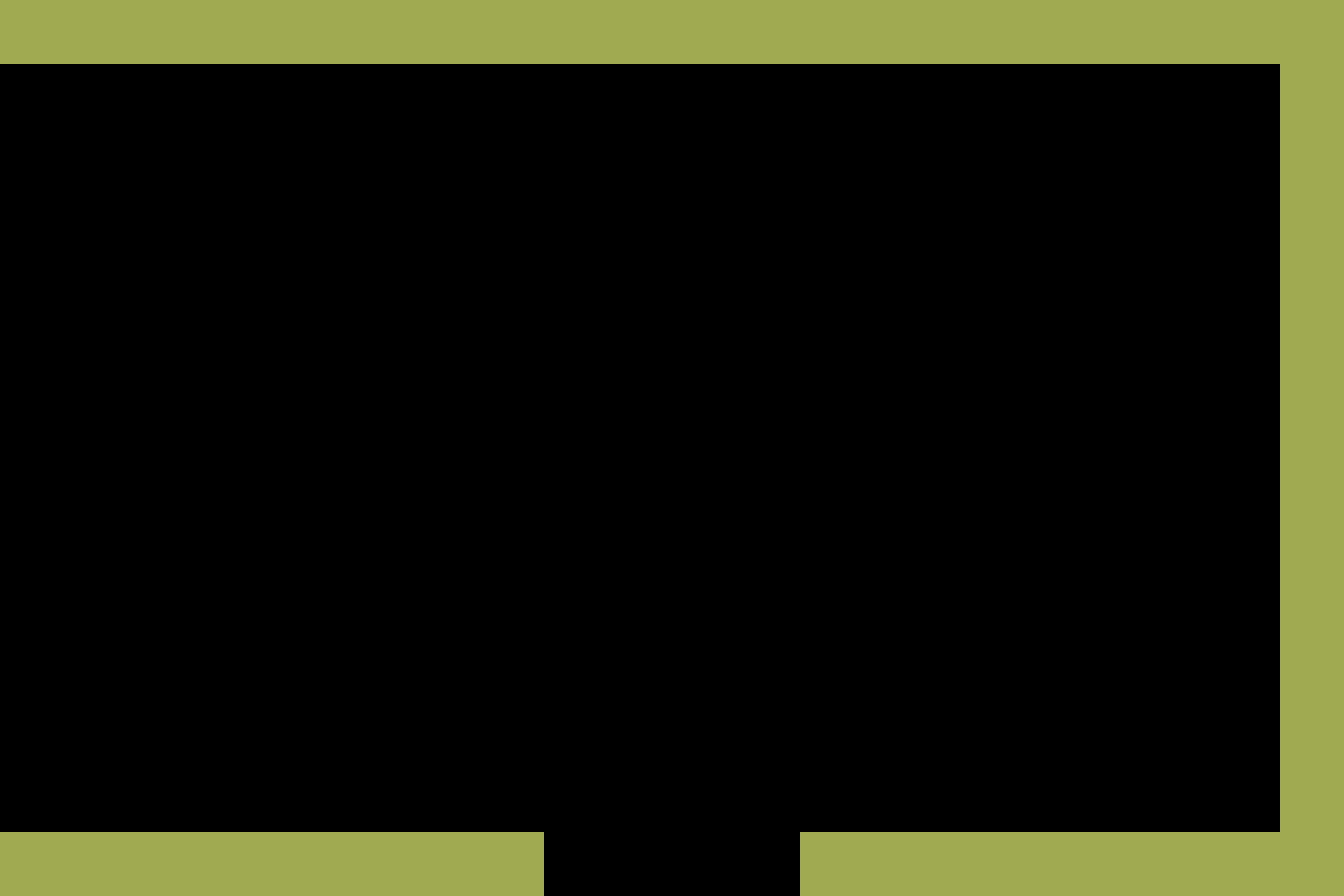

Below is a game level as drawn by its tile map, then a one-line description and the .tmx that defines it (tile-layer data replaced by summaries):
An orthogonal 42x28 tile map with 32x32 px tiles, 2 tile layers (Collision Tiles, NonCollision Tiles) and 4 objects (4x screenTransition).

<map version="1.0" orientation="orthogonal" width="42" height="28" tilewidth="32" tileheight="32">
 <tileset firstgid="1" name="tileset" tilewidth="32" tileheight="32">
  <image source="tileset.png" width="512" height="512" />
  <tile id="78">
   <properties>
    <property name="collision" value="true" />
   </properties>
  </tile>
 </tileset>
 <layer name="Collision Tiles" width="42" height="28">
  <data>[1176 cells, 200 non-empty, 1 distinct tile ids]</data>
 </layer>
 <layer name="NonCollision Tiles" width="42" height="28">
  <data>[1176 cells, 0 non-empty, 0 distinct tile ids]</data>
 </layer>
 <objectgroup name="Object Layer 1" width="42" height="28">
  <object name="S" type="screenTransition" x="512" y="898" width="322" height="86" />
  <object name="N" type="screenTransition" x="512" y="-95" width="322" height="86" />
  <object name="E" type="screenTransition" x="1345" y="280" width="120" height="292" />
  <object name="W" type="screenTransition" x="-123" y="8" width="112" height="871" />
 </objectgroup>
</map>
